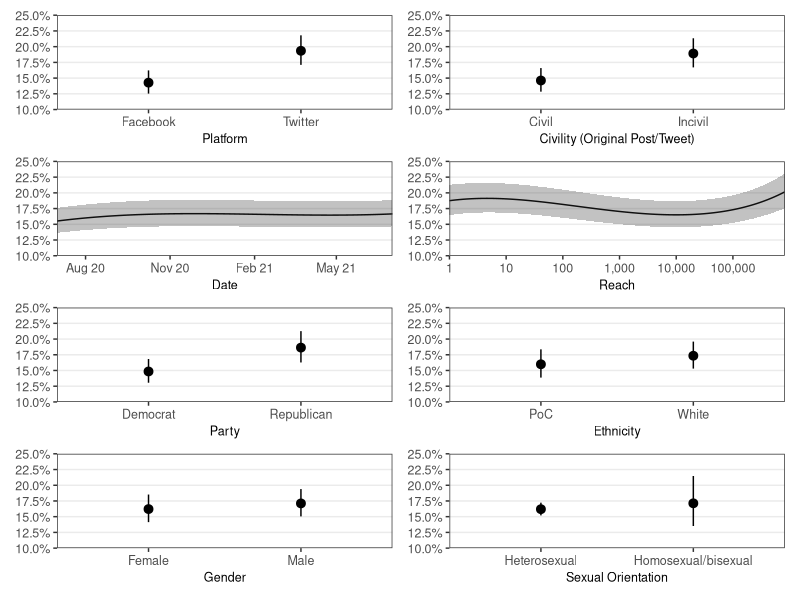
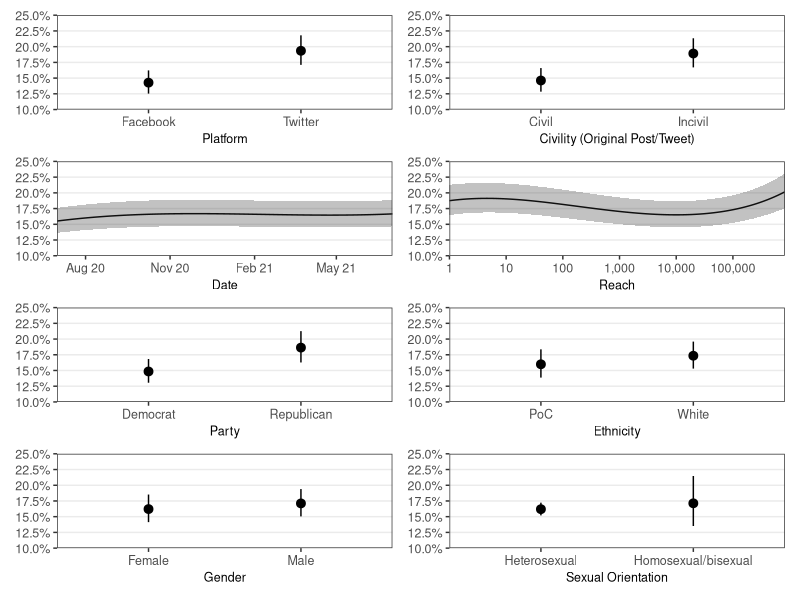
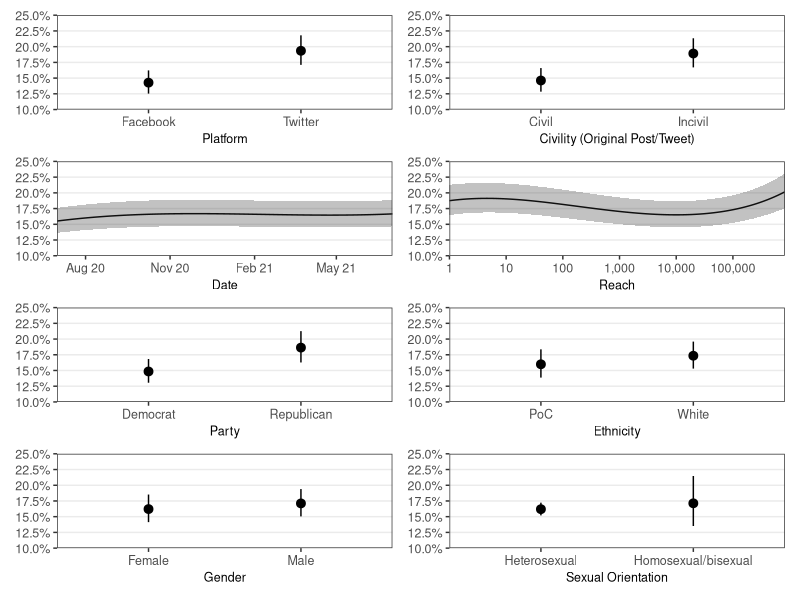

The R script that drew these images, in order:
library(tidyverse)
library(patchwork)
library(lubridate)

theme_set(theme_bw() +
              theme(panel.grid.major.x = element_blank(),
                    panel.grid.minor = element_blank(),
                    text = element_text(size = 9),
                    axis.text = element_text(size = 9)))

# Read
resp_date <- read_csv("analysis/output/resp_date_full.csv")
resp_female <- read_csv("analysis/output/resp_female_full.csv")
resp_incivil <- read_csv("analysis/output/resp_incivil_full.csv")
resp_lgbt <- read_csv("analysis/output/resp_lgbt_full.csv")
resp_non_white <- read_csv("analysis/output/resp_non_white_full.csv")
resp_party <- read_csv("analysis/output/resp_party_full.csv")
resp_platform <- read_csv("analysis/output/resp_platform_full.csv")
resp_reach <- read_csv("analysis/output/resp_reach_full.csv")

# Individual plots

ylims <- c(0.1, .25)
ybreaks <- seq(ylims[1], ylims[2], .025)

# Date
p_date <- resp_date %>% 
    ggplot(aes(x = as_date(num_date, origin = "2020-07-01"),
               y = Probability,
               ymin = CI_low,
               ymax = CI_high)) +
    geom_line() +
    geom_ribbon(alpha = .3) +
    scale_y_continuous(name = NULL, limits = ylims, breaks = ybreaks,
                       labels = scales::label_percent(accuracy = 0.1),
                       expand = c(0,0)) +
    scale_x_date(name = "Date", expand = c(0,0), 
                 date_labels = "%b %y",
                 breaks = seq(from = as_date("2020-08-01"),
                              to = as_date("2021-07-01"),
                              by = "3 months"))

# Reach
p_reach <- resp_reach %>% 
    ggplot(aes(x = 10^reach,
               y = Probability,
               ymin = CI_low,
               ymax = CI_high)) +
    geom_line() +
    geom_ribbon(alpha = .3) +
    scale_y_continuous(name = NULL, limits = ylims, breaks = ybreaks,
                       labels = scales::label_percent(accuracy = 0.1), 
                       expand = c(0,0)) +
    scale_x_log10(name = "Reach", breaks = c(0, 1, 10, 100, 1000, 10000, 100000),
                  labels = scales::label_comma(accuracy = 1),
                  expand = c(0,0))

# Platform
p_platform <- resp_platform %>% 
    ggplot(aes(x = platform,
               y = Probability,
               ymin = CI_low,
               ymax = CI_high)) +
    geom_pointrange(shape = 19) +
    scale_y_continuous(name = NULL, limits = ylims, breaks = ybreaks,
                       labels = scales::label_percent(accuracy = 0.1),
                       expand = c(0,0)) +
    scale_x_discrete(name = "Platform")

# Incivil
p_incivil <- resp_incivil %>% 
    ggplot(aes(x = incivil,
               y = Probability,
               ymin = CI_low,
               ymax = CI_high)) +
    geom_pointrange(shape = 19) +
    scale_y_continuous(name = NULL, limits = ylims, breaks = ybreaks,
                       labels = scales::label_percent(accuracy = 0.1),
                       expand = c(0,0)) +
    scale_x_discrete(name = "Civility (Original Post/Tweet)")

# Party
p_party <- resp_party %>% 
    ggplot(aes(x = party,
               y = Probability,
               ymin = CI_low,
               ymax = CI_high)) +
    geom_pointrange(shape = 19) +
    scale_y_continuous(name = NULL, limits = ylims, breaks = ybreaks,
                       labels = scales::label_percent(accuracy = 0.1),
                       expand = c(0,0)) +
    scale_x_discrete(name = "Party")

# Gender
p_female <- resp_female %>% 
    ggplot(aes(x = female,
               y = Probability,
               ymin = CI_low,
               ymax = CI_high)) +
    geom_pointrange(shape = 19) +
    scale_y_continuous(name = NULL, limits = ylims, breaks = ybreaks,
                       labels = scales::label_percent(accuracy = 0.1),
                       expand = c(0,0)) +
    scale_x_discrete(name = "Gender")

# Sexuality
p_lgbt <- resp_lgbt %>% 
    ggplot(aes(x = lgbt,
               y = Probability,
               ymin = CI_low,
               ymax = CI_high)) +
    geom_pointrange(shape = 19) +
    scale_y_continuous(name = NULL, limits = ylims, breaks = ybreaks,
                       labels = scales::label_percent(accuracy = 0.1),
                       expand = c(0,0)) +
    scale_x_discrete(name = "Sexual Orientation")


# Ethnicity
p_non_white <- resp_non_white %>% 
    ggplot(aes(x = non_white,
               y = Probability,
               ymin = CI_low,
               ymax = CI_high)) +
    geom_pointrange(shape = 19) +
    scale_y_continuous(name = NULL, limits = ylims, breaks = ybreaks,
                       labels = scales::label_percent(accuracy = 0.1),
                       expand = c(0, 0)) +
    scale_x_discrete(name = "Ethnicity")


# Combine

(p_platform + p_incivil) / 
    (p_date + p_reach) / 
    (p_party + p_non_white) / 
    (p_female + p_lgbt)

ggsave("analysis/figures/fig_probabilities_full.jpg",
       device = "jpg",
       dpi = 300,
       width = 17.25,
       height = 20.05,
       units = "cm")

ggsave("analysis/figures/fig_probabilities_full.pdf",
       device = "pdf",
       dpi = 300,
       width = 17.25,
       height = 20.05,
       units = "cm")
